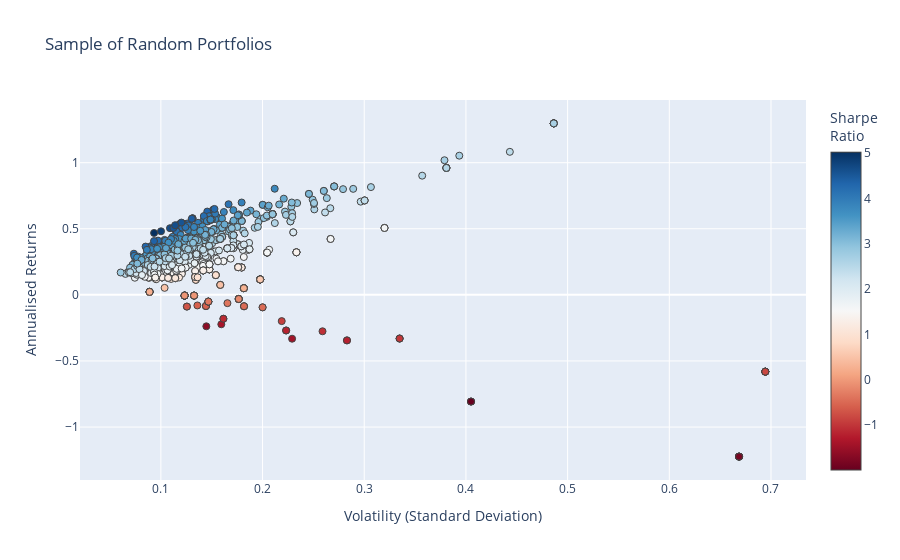

Here is the notebook cell this chart was saved with:
### Code cell
fig1 = go.Figure()

fig1.add_trace(go.Scatter(
    x=[np.sqrt(p["variance"]) for p in all_portfolios],
    y=[p["return"] for p in all_portfolios],
    mode='markers',
    marker=dict(
        color=[p["sharpe"] for p in all_portfolios],
        showscale=True,
        size=7,
        line=dict(width=1),
        colorscale="RdBu",
        colorbar=dict(title="Sharpe<br>Ratio")
    ),
    hoverinfo='text',
    text=[
        f"Return: {p['return']:.3%}<br>Volatility: {np.sqrt(p['variance']):.3f}<br>" +
        f"Sharpe Ratio: {p['return'] / (np.sqrt(p['variance'])):.3f}<br>" +
        "<br>".join([f"{p['tickers'][i]}: Weight={p['weights'][i]:.3f}" for i in range(len(p['tickers']))])
        for p in all_portfolios
    ]
))

fig1.update_layout(
    xaxis=dict(title='Volatility (Standard Deviation)'),
    yaxis=dict(title='Annualised Returns'),
    title='Sample of Random Portfolios'
)

fig1.show()

### Figure 1 — Plotly figure (JSON) as saved in the notebook; plotly's stock layout.template omitted (floating-point values rounded to 4 significant figures; data arrays with more than 128 entries replaced by an {"elided": "..."} marker saying what was removed)
{"data": [{"hoverinfo": "text", "marker": {"color": {"elided": "1000 float values"}, "colorbar": {"title": {"text": "Sharpe<br>Ratio"}}, "colorscale": [[0, "rgb(103,0,31)"], [0.1, "rgb(178,24,43)"], [0.2, "rgb(214,96,77)"], [0.3, "rgb(244,165,130)"], [0.4, "rgb(253,219,199)"], [0.5, "rgb(247,247,247)"], [0.6, "rgb(209,229,240)"], [0.7, "rgb(146,197,222)"], [0.8, "rgb(67,147,195)"], [0.9, "rgb(33,102,172)"], [1, "rgb(5,48,97)"]], "line": {"width": 1}, "showscale": true, "size": 7}, "mode": "markers", "text": {"elided": "1000 str values"}, "type": "scatter", "x": {"elided": "1000 float values"}, "y": {"elided": "1000 float values"}}], "layout": {"title": {"text": "Sample of Random Portfolios"}, "xaxis": {"title": {"text": "Volatility (Standard Deviation)"}}, "yaxis": {"title": {"text": "Annualised Returns"}}}}
